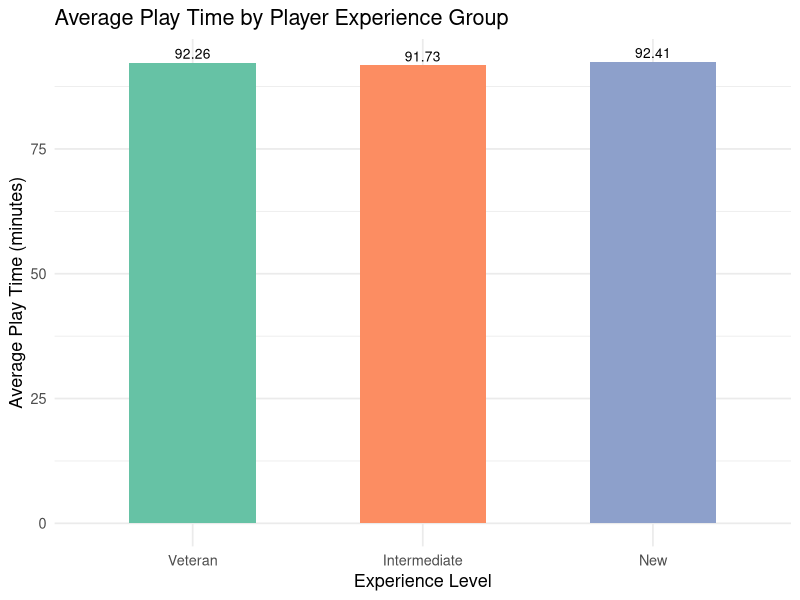

The R source for this figure:

# COMP1013 Analytics Programming – Assignment
# Play Pulse Studios – Online Game Data Analysis

# Required libraries
library(dplyr)
library(ggplot2)
library(knitr)
library(kableExtra)
library(lubridate)

# Load data
players  <- read.csv("players.csv",  stringsAsFactors = FALSE)
sessions <- read.csv("sessions.csv", stringsAsFactors = FALSE)
games    <- read.csv("games.csv",    stringsAsFactors = FALSE)

# Quick sanity checks
cat("players rows:", nrow(players),  "| NAs:", sum(is.na(players)),  "\n")
cat("sessions rows:", nrow(sessions), "| NAs:", sum(is.na(sessions)), "\n")
cat("games rows:",    nrow(games),    "| NAs:", sum(is.na(games)),    "\n")

# PART 1 – Step 1: Parse dates and assign experience levels
players$signup_date <- as.Date(players$signup_date)
players$signup_year <- year(players$signup_date)

players$experience_level <- case_when(
  players$signup_year <  2023 ~ "Veteran",
  players$signup_year == 2023 ~ "Intermediate",
  players$signup_year >  2023 ~ "New",
  TRUE                        ~ NA_character_
)

# Join sessions to players, drop any unclassifiable players
sessions_exp <- sessions %>%
  inner_join(players %>% select(player_id, experience_level),
             by = "player_id") %>%
  filter(!is.na(experience_level))

# PART 1 – Step 2: Summary table
part1_summary <- sessions_exp %>%
  group_by(experience_level) %>%
  summarise(
    num_players       = n_distinct(player_id),
    avg_play_time_min = round(mean(play_time_minutes, na.rm = TRUE), 2),
    avg_score         = round(mean(score,             na.rm = TRUE), 2),
    .groups = "drop"
  ) %>%
  mutate(experience_level = factor(experience_level,
                                   levels = c("Veteran", "Intermediate", "New"))) %>%
  arrange(experience_level)

part1_summary %>%
  kable(col.names = c("Experience Level", "# Players",
                      "Avg Play Time (min)", "Avg Score"),
        caption = "Table 1: Player Engagement by Experience Level") %>%
  kable_styling(bootstrap_options = c("striped", "hover", "condensed"))

# PART 1 – Step 3: Visualisation
ggplot(part1_summary,
       aes(x = experience_level, y = avg_play_time_min, fill = experience_level)) +
  geom_col(width = 0.55, show.legend = FALSE) +
  geom_text(aes(label = avg_play_time_min), vjust = -0.4, size = 3.5) +
  scale_fill_brewer(palette = "Set2") +
  labs(title = "Average Play Time by Player Experience Group",
       x     = "Experience Level",
       y     = "Average Play Time (minutes)") +
  theme_minimal(base_size = 13)


# PART 2 – Step 1: Join sessions with games and group by genre
sessions_genre <- sessions %>%
  inner_join(games %>% select(game_id, genre), by = "game_id") %>%
  filter(!is.na(genre))

# PART 2 – Step 2: Summary table
part2_summary <- sessions_genre %>%
  group_by(genre) %>%
  summarise(
    avg_play_time_min  = round(mean(play_time_minutes, na.rm = TRUE), 2),
    avg_score          = round(mean(score,             na.rm = TRUE), 2),
    num_sessions       = n(),
    num_unique_players = n_distinct(player_id),
    .groups = "drop"
  ) %>%
  arrange(desc(num_unique_players))

part2_summary %>%
  kable(col.names = c("Genre", "Avg Play Time (min)", "Avg Score",
                      "# Sessions", "# Unique Players"),
        caption = "Table 2: Player Engagement by Game Genre") %>%
  kable_styling(bootstrap_options = c("striped", "hover", "condensed"))
